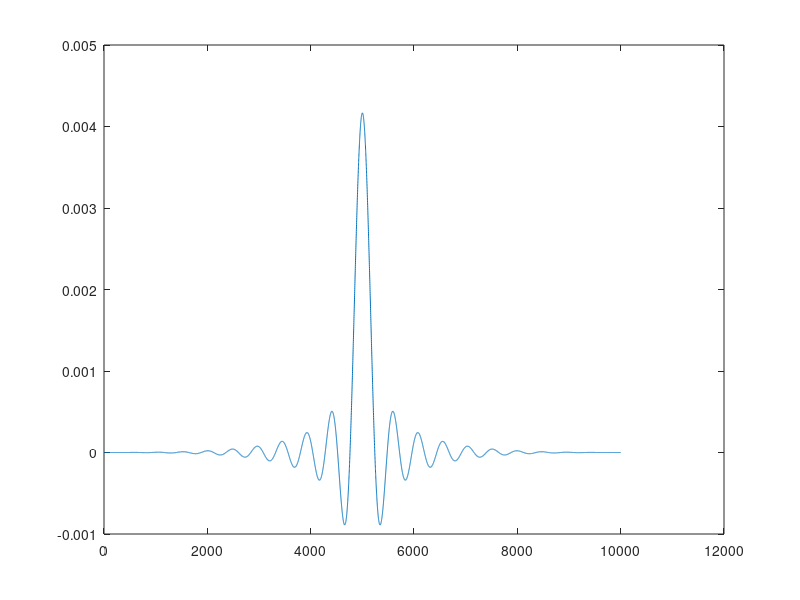
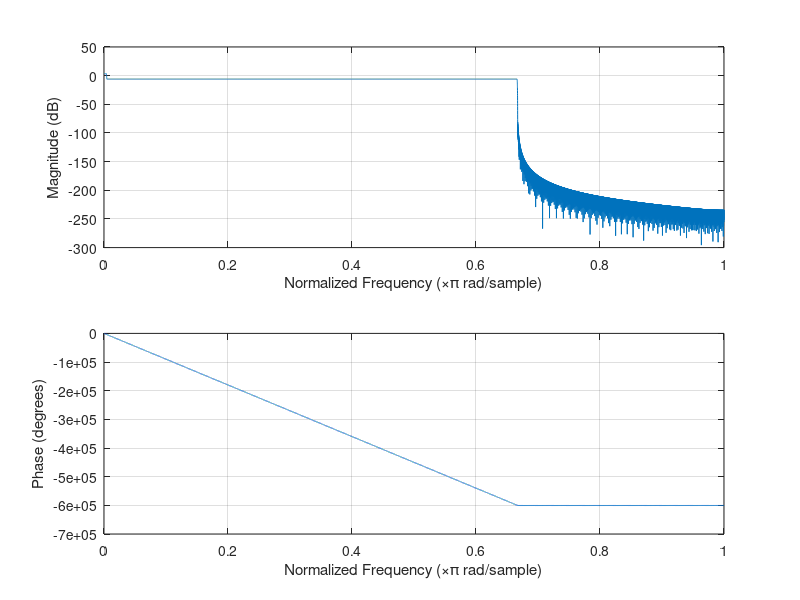
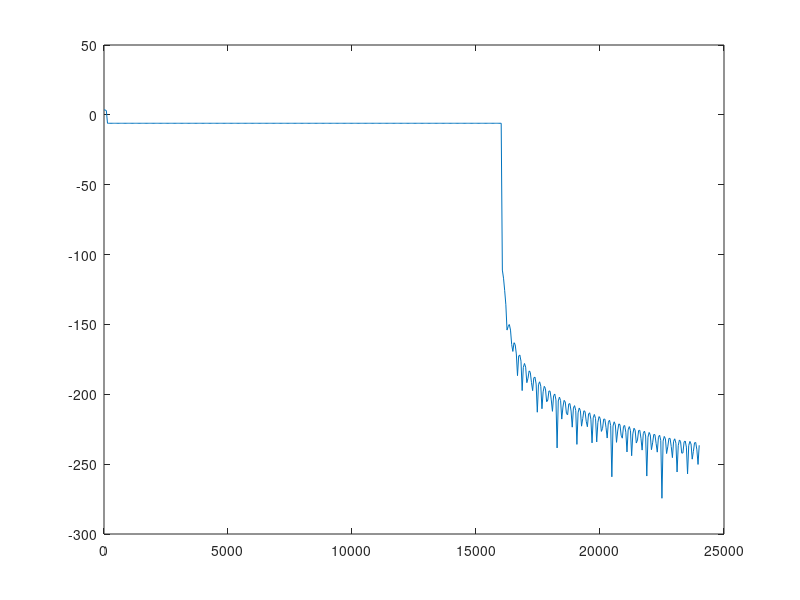

Write MATLAB code to recreate these figures, in order.
clear all;clc;close all;
fs = 48000; % Sampling rate in Hz
cutoff1 = 100; % Lower cutoff frequency in Hz
cutoff2 = 16000; % Higher cutoff frequency in Hz
order = 10000; % should be even number %%order = 1000, and blackman window for good resemblence,
t = -order/2:order/2;  % 
win = blackman(length(t))';%rectwin(length(t))';% % hamming(length(t))';bartlett(length(t))';
r1 = 2*cutoff1/fs;
r2 = 2*cutoff2/fs;
B1 = 1.*(sinc(r1*t).*r1).*win; figure;plot(B1);
B2 = 0.5.*(sinc(r2*t).*r2).*win; figure;plot(B2);
freqz(B1+B2);
h = freqz(B1+B2);
figure;plot(linspace(0,fs/2,length(h)),20.*log10(abs(h)));
% T = 0:1/fs:0.0025; 
% ip = square(2*pi*2000*T);figure;plot(T,ip);
% op = filter(B,1,ip);
